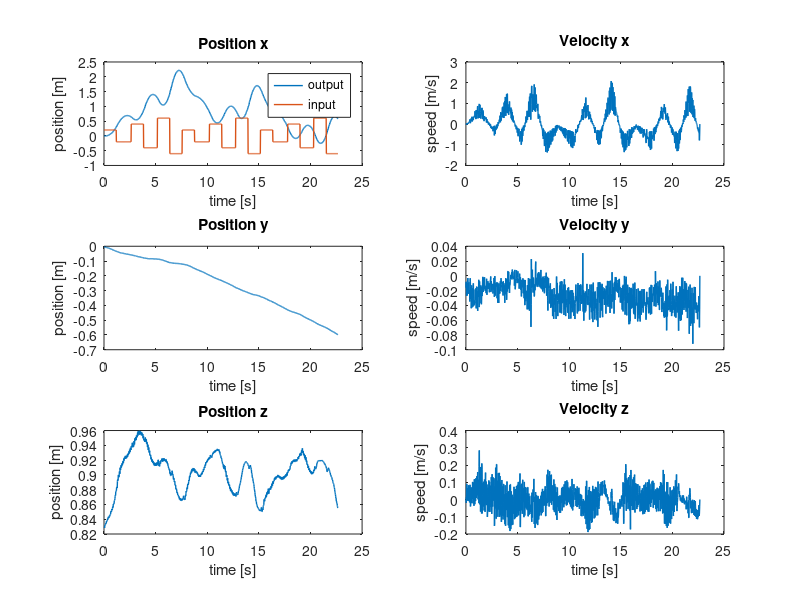
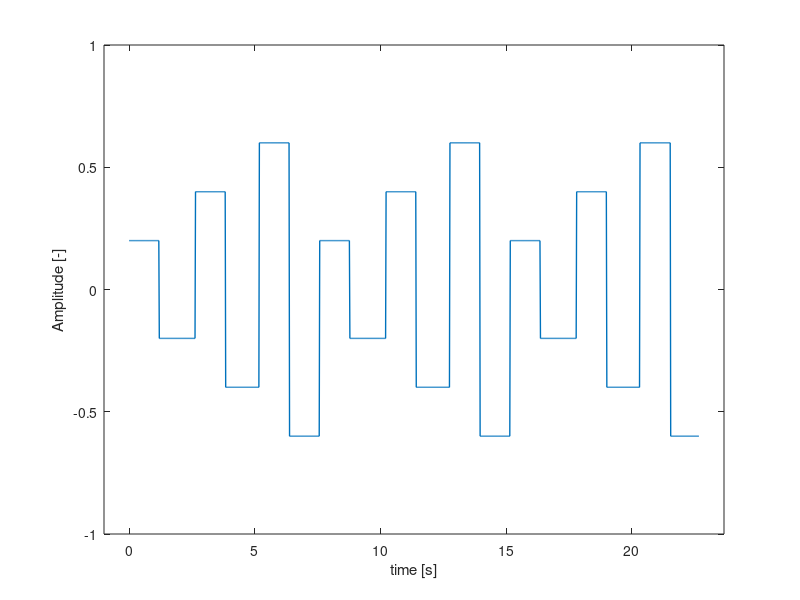
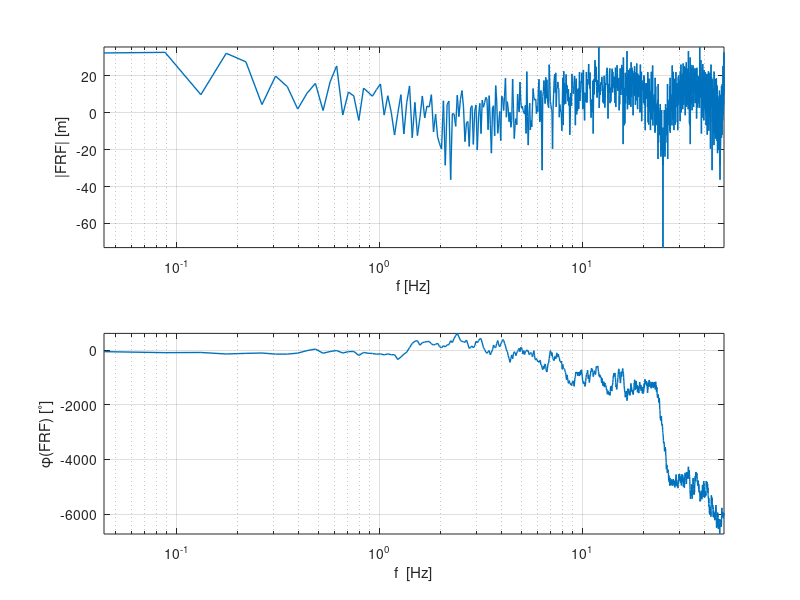
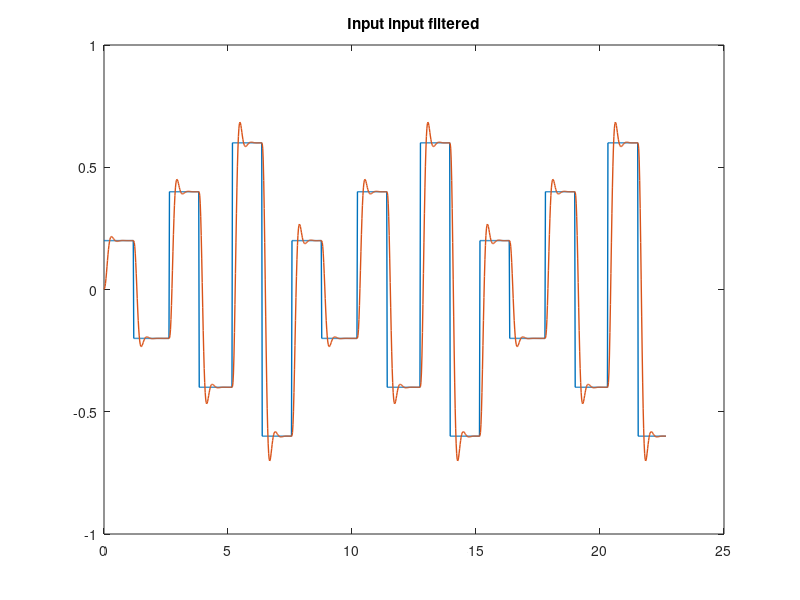

Source code (MATLAB) for these figures, in order:
%%% Parameter estimation %%%
% zie ook 'test.m' !
clear all
close all

%% Load data from .mat-file

load angle_identification_x


%% Extract some signals from the data

set(0, 'DefaultLineLineWidth', 1);


% Cutoff useful data
% first_index = find(input~=0, 1);
input = input(1:end-10)';
output_x = output_x(1:end-10)';
output_y = output_y(1:end-10)';
output_z = output_z(1:end-10)';

dt = 0.02;
time = (0:dt:(length(input)-1)*dt)';

% Differentiation of x-, y-, z-position
% dt = sample time (gradient assumes timestep 1)
velocity_x = gradient(output_x)/dt;
velocity_y = gradient(output_y)/dt;
velocity_z = gradient(output_z)/dt;

% Do some plotting of the measurement data 
figure('Name','Output Measurements')
subplot(321), plot(time, output_x, time, input), title('Position x'), xlabel('time [s]'), ylabel('position [m]'), legend('output','input')
subplot(322), plot(time, velocity_x), title('Velocity x'), xlabel('time [s]'), ylabel('speed [m/s]')

subplot(323), plot(time, output_y), title('Position y'), xlabel('time [s]'), ylabel('position [m]')
subplot(324), plot(time, velocity_y), title('Velocity y'), xlabel('time [s]'), ylabel('speed [m/s]')

subplot(325), plot(time, output_z), title('Position z'), xlabel('time [s]'), ylabel('position [m]')
subplot(326), plot(time, velocity_z), title('Velocity z'), xlabel('time [s]'), ylabel('speed [m/s]')

% Input signal
figure('Name', 'Input signal')
plot(time, input)
xlabel('time [s]')
ylabel('Amplitude [-]')
axis([time(1)-1 time(end)+1 -1 1])


%% Frequency domain
Ts = dt;
fs = 1/dt;
N = length(velocity_x);
t = [0:N-1]'*Ts;
N = numel(input);
f = [0:N-1]'*(fs/N);

input_f = fft(input);
output_x_f = fft(output_x);
output_y_f = fft(output_y);
velocity_x_f = fft(velocity_x);
velocity_y_f = fft(velocity_y);

%indices = (nop+1):nop:(numel(f)/2); % alle 0 waarden er uit halen zodat niet delen door 0?
%f = f(indices);
%input_f = input_f(indices);
%velocity_x_f = velocity_x_f(indices);
%velocity_y_f = velocity_y_f(indices);

FRF = velocity_x_f./input_f;

figure('Name', 'Empirical transfer function freq response'),subplot(2,1,1),semilogx(f, 20*log10(abs(FRF)), 'LineWidth', 1)
axis tight
grid on
xlabel('f [Hz]')
xlim([f(1) f(end)])
ylabel('|FRF| [m]')
subplot(2,1,2),semilogx(f, 180/pi*unwrap(angle(FRF)), 'LineWidth', 1)
grid on
axis tight
xlabel('f  [Hz]')
ylabel('\phi(FRF) [^\circ]')
xlim([f(1) f(end)])

%% Filtering of the in- and output data using Butterworth filter
[B, A] = butter(3,0.02*5); % order must be higher than order of system, 
                             % adjust cut-off frquency to be higher than highest eigenfrequency of the system
                             % data sampling at 100Hz

% input filtering                           
input_filt = filter(B,A,input);
% output filtering
velocity_x_filt = filter(B,A,velocity_x);
velocity_y_filt = filter(B,A,velocity_y);

figure('Name','filtered input input')
plot(t,input,t,input_filt),title('Input input filtered')

figure('Name','filtered output measurement')
subplot(211), plot(time, velocity_x, time, velocity_x_filt),title('v_{x,filt}')
subplot(212), plot(time, velocity_y, time, velocity_y_filt),title('v_{y,filt}')

%% Least squares solution for approximation of the parameters in the syste


%% With Butterworth filtering of in and output
% z^3 both in numerator and denominator
y2 = velocity_x_filt(4:end);
Phi2 = [-velocity_x_filt(3:end-1), -velocity_x_filt(2:end-2), -velocity_x_filt(1:end-3), input_filt(4:end), input_filt(3:end-1), input_filt(2:end-2), input_filt(1:end-3)];
theta_filt = Phi2\y2;

B2 = [theta_filt(4),theta_filt(5),theta_filt(6), theta_filt(7)];
A2 = [1, theta_filt(1) theta_filt(2), theta_filt(3)];

sys_d2 = tf(B2, A2, Ts);

FRF2 = squeeze(freqresp(sys_d2,2*pi*f));

figure('Name','Butterworth filtered Identified tf freq response'),subplot(2,1,1),semilogx(f, 20*log10(abs(FRF2)))
grid on 
xlim([f(1) f(end)])
xlabel('f  [Hz]')
ylabel('|FRF2|  [m]')
axis tight
subplot(2,1,2)
semilogx(f, 180/pi*unwrap(angle(FRF2)))
grid on
xlim([f(1) f(end)])
xlabel('f  [Hz]')
ylabel('\phi(FRF2)  [^\circ]')

x2 = lsim(sys_d2,input,t);

figure('Name','Butterworth filtered lsim time response')
subplot(211)
hold on
plot(t, velocity_x,'g')
plot(t, velocity_x_filt)
plot(t,x2)
legend('v_{x,meas}', 'v_{x,filt}', 'v_{x,sim}')
title('Butterworth filtered identified transfer function vs measurement')
xlabel('Time [s]')
axis tight
ylabel('Velocity [m/s]')
subplot(212)
plot(t,velocity_x - x2)
title('Difference between simulation and measurement')
legend('v_{x,meas}-v_{x,sim}')
xlabel('Time [s]')
ylabel('Velocity [m/s]')
axis tight

figure('Name','Butterworth filtered Identified tf pole-zero map'),pzmap(sys_d2)

%% With Butterworth filtering of in and output
% z^3 only in denominator, z^2 in numerator
y3 = velocity_x_filt(4:end);
Phi3 = [-velocity_x_filt(3:end-1), -velocity_x_filt(2:end-2), -velocity_x_filt(1:end-3), input_filt(3:end-1), input_filt(2:end-2), input_filt(1:end-3)];
theta_filt = Phi3\y3;

B3 = [theta_filt(4),theta_filt(5),theta_filt(6)];
A3 = [1, theta_filt(1) theta_filt(2), theta_filt(3)];

sys_d3 = tf(B3, A3, Ts);

FRF2 = squeeze(freqresp(sys_d3,2*pi*f));

figure('Name','Butterworth filtered Identified tf freq response'),subplot(2,1,1),semilogx(f, 20*log10(abs(FRF2)))
grid on 
xlim([f(1) f(end)])
xlabel('f  [Hz]')
ylabel('|FRF2|  [m]')
axis tight
subplot(2,1,2)
semilogx(f, 180/pi*unwrap(angle(FRF2)))
grid on
xlim([f(1) f(end)])
xlabel('f  [Hz]')
ylabel('\phi(FRF2)  [^\circ]')

x3 = lsim(sys_d3,input,t);

figure('Name','Butterworth filtered lsim time response')
subplot(211)
hold on
plot(t, velocity_x,'g')
plot(t, velocity_x_filt)
plot(t,x3)
legend('v_{x,meas}', 'v_{x,filt}', 'v_{x,sim}')
title('Butterworth filtered identified transfer function vs measurement')
xlabel('Time [s]')
axis tight
ylabel('Velocity [m/s]')
subplot(212)
plot(t,velocity_x - x3)
title('Difference between simulation and measurement')
legend('v_{x,meas}-v_{x,sim}')
xlabel('Time [s]')
ylabel('Velocity [m/s]')
axis tight

figure('Name','Butterworth filtered Identified tf pole-zero map'),pzmap(sys_d3)